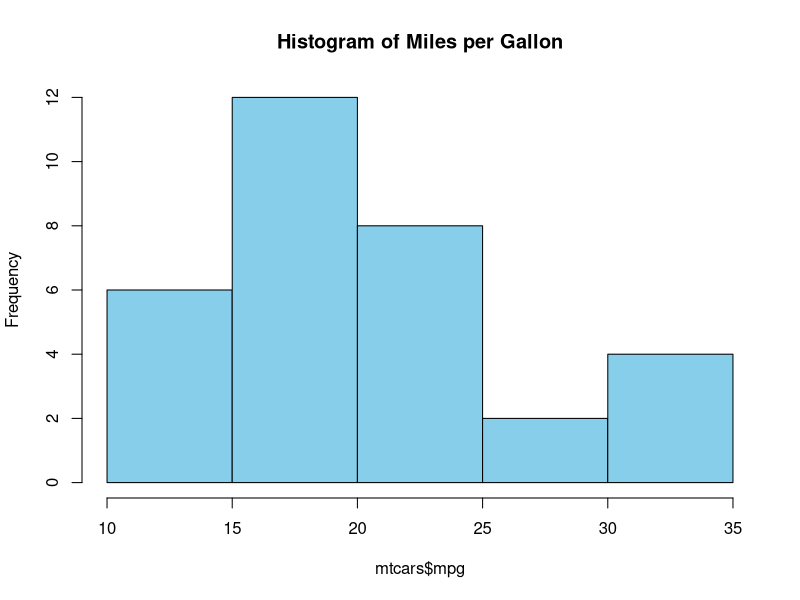

The R script that drew this image:
summary(mtcars)
mean(mtcars$mpg)
sd(mtcars$mpg)
max(mtcars$mpg)

# Histogram
hist(mtcars$mpg,
     main = "Histogram of Miles per Gallon",
     col = "skyblue")
